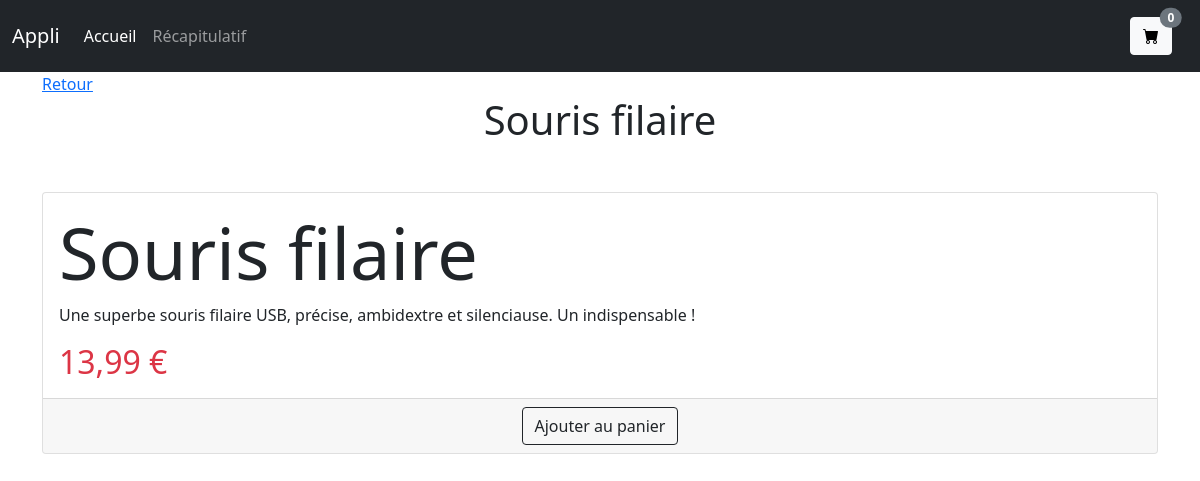
Screenshot of /product.php?produit=3 with the database file from the repository.
### tables this page shows
CREATE TABLE `product` (
  `id` int(11) NOT NULL,
  `name` varchar(255) NOT NULL,
  `description` text NOT NULL,
  `price` float NOT NULL
);

### db-functions.php (called while the page is built, shortened)
<?php
function connexion() {
    $options = [
        \PDO::ATTR_ERRMODE            => \PDO::ERRMODE_EXCEPTION,
        \PDO::ATTR_DEFAULT_FETCH_MODE => \PDO::FETCH_ASSOC,
        \PDO::MYSQL_ATTR_INIT_COMMAND   => 'SET NAMES utf8',
    ];
    try {
        $bdd = new PDO ('mysql:host=localhost; dbname=store; charset=utf8', 'root', '', $options);
        return $bdd;
    } catch (PDOException $e) {
        throw new PDOException($e->getMessage(), (int)$e->getCode());
    }
}
function findOneById($id) {
    $reponse = connexion()->query("SELECT * FROM product WHERE id='".$id."'");
	return $reponse -> fetch(PDO::FETCH_ASSOC);
}

### product.php (the view, shortened to what this page needs)
<?php
require 'db-functions.php';
if(isset($_GET['produit'])) {
    $product=findOneById($_GET['produit']);
}
?>
<!DOCTYPE html>
<html lang="en">
<head>
    <link href="https://cdn.jsdelivr.net/npm/bootstrap@5.1.3/dist/css/bootstrap.min.css" rel="stylesheet"
>
    <link rel="stylesheet" href="https://cdn.jsdelivr.net/npm/bootstrap-icons@1.8.1/font/bootstrap-icons.css">
</head>
<body>
    <nav class="navbar navbar-expand-md navbar-dark bg-dark py-3">
        <div class="container-fluid">
            <a class="navbar-brand" href="#">Appli</a>
            <div class="collapse navbar-collapse" id="navbarSupportedContent">
                <ul class="navbar-nav me-auto">
                    <li class="nav-item">
                        <a class="nav-link active" aria-current="page" href="index.php">Accueil</a>
                    </li>
                    <li class="nav-item">
                        <a class="nav-link" href="recap.php">Récapitulatif</a>
                    </li>
                </ul>
                <ul class="navbar-nav ms-auto me-3">
                    <li class="nav-item">
                        <a type="button" class="btn btn-light position-relative" href="recap.php">
                            <i class="bi bi-cart-fill"></i>
                            <span
                                class="position-absolute top-0 start-100 translate-middle badge rounded-pill bg-secondary">
                                <?php
                                if(isset($_SESSION['products'])) {
                                    echo count($_SESSION['products']);
                                } else {
                                    echo '0';
                                }
                                ?>
                            </span>
                        </a>
                    </li>
                </ul>
            </div>
        </div>
    </nav>
    <div class="container">
        <a href="index.php">Retour</a>
        <h1 class="text-center"><?=$product['name']?></h1>
        <div class="row mt-5">
            <div class="col-12">
                <div class="card">
                    <div class="card-body">
                        <h5 class="card-title display-2"><?=$product['name']?></h5>
                        <p class="card-text"><?=$product['description']?></p>
                        <p class="card-text h2 text-danger"><?=number_format($product['price'], 2, ",", "&nbsp;")."&nbsp;€"?></p>
                    </div>
                    <div class="card-footer text-center">
                        <a href="traitement.php?action=addCart&id=<?=$product['id']?>" type="button" class="btn btn-outline-dark">Ajouter au panier</a>
                    </div>
                </div>
            </div>
        </div>
    </div>
</body>
</html>

### rows the page displays
product: name "Souris filaire", description "Une superbe souris filaire USB, précise, ambidextre et silenciause. Un indispensable !", price "13,99"
